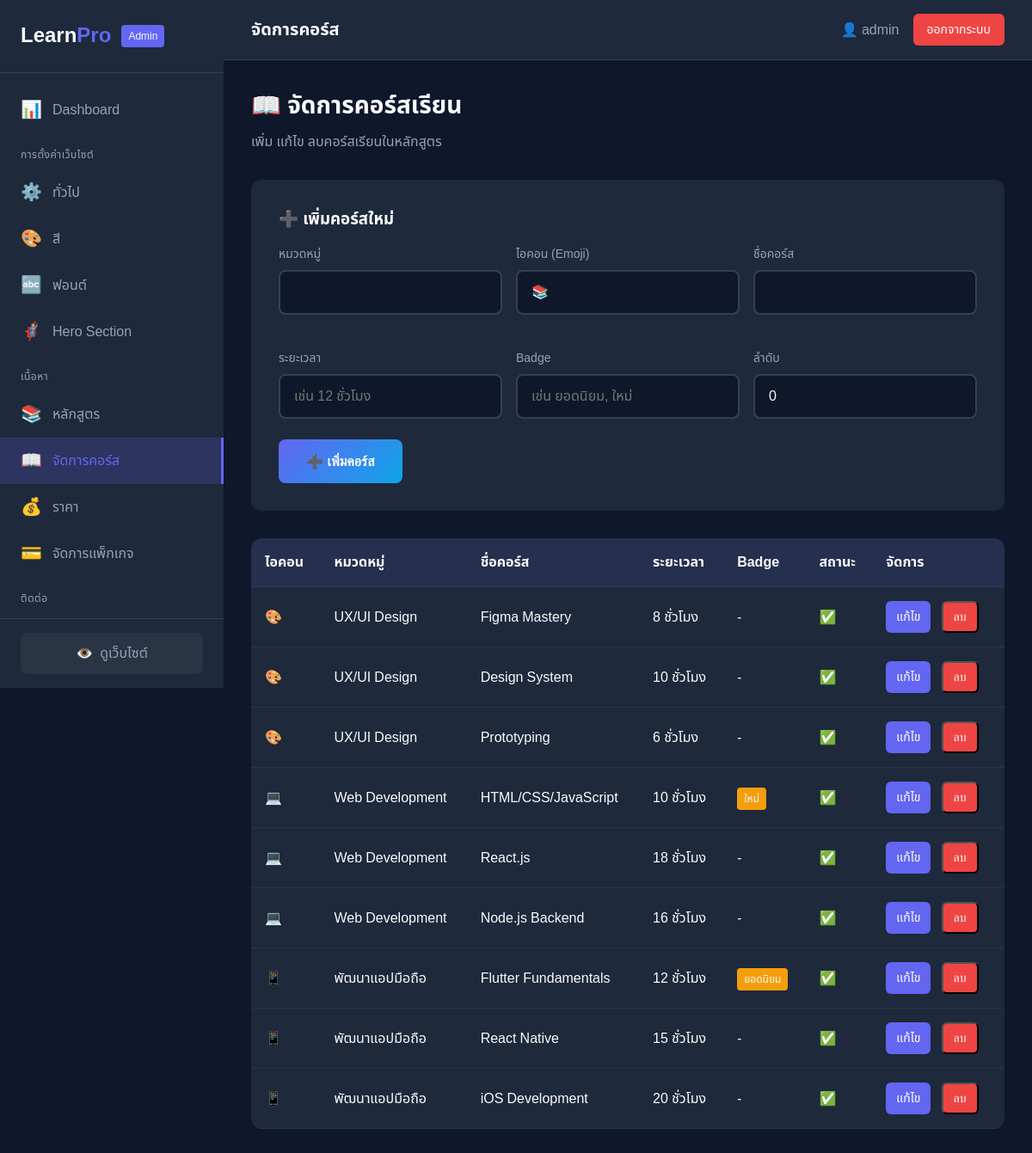
The app's page /admin/courses.php (signed in) with its own data.
### tables this page shows
CREATE TABLE IF NOT EXISTS `courses` (
    `id` INT AUTO_INCREMENT PRIMARY KEY,
    `category` VARCHAR(100) NOT NULL,
    `icon` VARCHAR(10) DEFAULT '📚',
    `title` VARCHAR(200) NOT NULL,
    `duration` VARCHAR(50),
    `badge` VARCHAR(50) NULL,
    `sort_order` INT DEFAULT 0,
    `is_active` TINYINT(1) DEFAULT 1,
    `created_at` TIMESTAMP DEFAULT CURRENT_TIMESTAMP
);

### config/config.php (called while the page is built, shortened)
<?php
function e($string) {
    return htmlspecialchars($string, ENT_QUOTES, 'UTF-8');
}

### admin/courses.php (the view, shortened to what this page needs)
<?php
require_once __DIR__ . '/../config/config.php';
$pdo = getDB();
$courses = $pdo->query("SELECT * FROM courses ORDER BY category, sort_order")->fetchAll();
$edit_course = null;
?>
<!DOCTYPE html>
<html lang="th">
<head>
    <link rel="stylesheet" href="assets/admin.css">
</head>
<body>
    <?php include 'includes/sidebar.php'; ?>
    <main class="main-content">
        <?php include 'includes/header.php'; ?>
        <div class="content">
            <h1>📖 จัดการคอร์สเรียน</h1>
            <p class="page-subtitle">เพิ่ม แก้ไข ลบคอร์สเรียนในหลักสูตร</p>
            <form method="POST" class="settings-form" style="margin-bottom: 2rem;">
                <h3 style="margin-bottom: 1rem;"><?= $edit_course ? '✏️ แก้ไขคอร์ส' : '➕ เพิ่มคอร์สใหม่' ?></h3>
                <div style="display: grid; grid-template-columns: repeat(auto-fit, minmax(200px, 1fr)); gap: 1rem;">
                    <div class="form-group">
                        <label>หมวดหมู่</label>
                        <input type="text" name="category" value="<?= e($edit_course['category'] ?? '') ?>" required list="categories">
                    </div>
                    <div class="form-group">
                        <label>ไอคอน (Emoji)</label>
                        <input type="text" name="icon" value="<?= e($edit_course['icon'] ?? '📚') ?>" required>
                    </div>
                    <div class="form-group">
                        <label>ชื่อคอร์ส</label>
                        <input type="text" name="title" value="<?= e($edit_course['title'] ?? '') ?>" required>
                    </div>
                    <div class="form-group">
                        <label>ระยะเวลา</label>
                        <input type="text" name="duration" value="<?= e($edit_course['duration'] ?? '') ?>" placeholder="เช่น 12 ชั่วโมง">
                    </div>
                    <div class="form-group">
                        <label>Badge</label>
                        <input type="text" name="badge" value="<?= e($edit_course['badge'] ?? '') ?>" placeholder="เช่น ยอดนิยม, ใหม่">
                    </div>
                    <div class="form-group">
                        <label>ลำดับ</label>
                        <input type="number" name="sort_order" value="<?= e($edit_course['sort_order'] ?? 0) ?>">
                    </div>
                </div>
                <button type="submit" class="btn-submit"><?= $edit_course ? '💾 บันทึก' : '➕ เพิ่มคอร์ส' ?></button>
            </form>
            <table class="data-table">
                <thead>
                    <tr>
                        <th>ไอคอน</th>
                        <th>หมวดหมู่</th>
                        <th>ชื่อคอร์ส</th>
                        <th>ระยะเวลา</th>
                        <th>Badge</th>
                        <th>สถานะ</th>
                        <th>จัดการ</th>
                    </tr>
                </thead>
                <tbody>
                    <?php foreach ($courses as $course): ?>
                    <tr>
                        <td><?= e($course['icon']) ?></td>
                        <td><?= e($course['category']) ?></td>
                        <td><?= e($course['title']) ?></td>
                        <td><?= e($course['duration']) ?></td>
                        <td><?= $course['badge'] ? '<span style="background: var(--warning); padding: 0.25rem 0.5rem; border-radius: 4px; font-size: 0.75rem;">' . e($course['badge']) . '</span>' : '-' ?></td>
                        <td><?= $course['is_active'] ? '✅' : '❌' ?></td>
                        <td>
                            <a href="?edit=<?= $course['id'] ?>" class="btn-sm btn-edit">แก้ไข</a>
                            <form method="POST" style="display: inline;" onsubmit="return confirm('ยืนยันการลบ?')">
                                <button type="submit" class="btn-sm btn-delete">ลบ</button>
                            </form>
                        </td>
                    </tr>
                    <?php endforeach; ?>
                </tbody>
            </table>
        </div>
    </main>
</body>
</html>

### admin/assets/admin.css (style rules this page uses)
* { margin: 0; padding: 0; box-sizing: border-box; }
:root { --primary: #6366f1; --primary-dark: #4f46e5; --bg-dark: #0f172a; --bg-card: #1e293b; --bg-hover: #334155; --text-primary: #f8fafc; --text-secondary: #94a3b8; --success: #22c55e; --warning: #f59e0b; --danger: #ef4444; --sidebar-width: 260px; }
body { font-family: 'Noto Sans Thai', sans-serif; background: var(--bg-dark); color: var(--text-primary); display: flex; min-height: 100vh; }
.main-content { flex: 1; margin-left: var(--sidebar-width); min-height: 100vh; }
.content { padding: 2rem; }
.content h1 { font-size: 1.75rem; margin-bottom: 0.5rem; }
.page-subtitle { color: var(--text-secondary); margin-bottom: 2rem; }
.settings-form { background: var(--bg-card); padding: 2rem; border-radius: 12px; }
.form-group { margin-bottom: 1.5rem; }
.form-group label { display: block; margin-bottom: 0.5rem; color: var(--text-secondary); font-size: 0.875rem; }
.form-group input[type="text"], .form-group input[type="number"], .form-group input[type="url"], .form-group input[type="email"], .form-group textarea, .form-group select { width: 100%; padding: 0.75rem 1rem; background: var(--bg-dark); border: 2px solid #334155; border-radius: 8px; color: var(--text-primary); font-size: 1rem; font-family: inherit; transition: border-color 0.3s; }
.btn-submit { background: linear-gradient(135deg, var(--primary) 0%, #0ea5e9 100%); color: white; padding: 1rem 2rem; border: none; border-radius: 8px; font-size: 1rem; font-weight: 600; cursor: pointer; transition: transform 0.3s, box-shadow 0.3s; }
.data-table { width: 100%; border-collapse: collapse; background: var(--bg-card); border-radius: 12px; overflow: hidden; }
.data-table th, .data-table td { padding: 1rem; text-align: left; border-bottom: 1px solid rgba(255, 255, 255, 0.05); }
.data-table th { background: rgba(99, 102, 241, 0.1); font-weight: 600; }
.btn-sm { padding: 0.5rem 0.75rem; border-radius: 6px; font-size: 0.875rem; text-decoration: none; display: inline-block; margin-right: 0.5rem; }
.btn-edit { background: var(--primary); color: white; }
.btn-delete { background: var(--danger); color: white; }

### records on screen
courses: icon "🎨", category "UX/UI Design", title "Figma Mastery", duration "8 ชั่วโมง"
courses: icon "🎨", category "UX/UI Design", title "Design System", duration "10 ชั่วโมง"
courses: icon "🎨", category "UX/UI Design", title "Prototyping", duration "6 ชั่วโมง"
courses: icon "💻", category "Web Development", title "HTML/CSS/JavaScript", duration "10 ชั่วโมง", badge "ใหม่"
courses: icon "💻", category "Web Development", title "React.js", duration "18 ชั่วโมง"
courses: icon "💻", category "Web Development", title "Node.js Backend", duration "16 ชั่วโมง"
courses: icon "📱", category "พัฒนาแอปมือถือ", title "Flutter Fundamentals", duration "12 ชั่วโมง", badge "ยอดนิยม"
courses: icon "📱", category "พัฒนาแอปมือถือ", title "React Native", duration "15 ชั่วโมง"
courses: icon "📱", category "พัฒนาแอปมือถือ", title "iOS Development", duration "20 ชั่วโมง"

### other values on screen
$page_title "จัดการคอร์ส"
$_SESSION['admin_username'] "admin"
